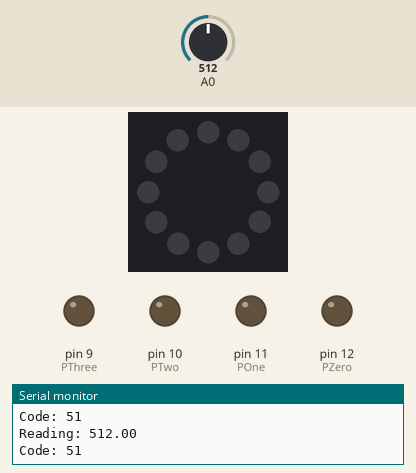
Recording of a sketch running on a simulated Arduino Uno, built with avr-gcc and run on an emulated ATmega328P. On the bench: 12 RGB LEDs in a ring, first at the top, clockwise, output pins drawn as LEDs (lit = HIGH), the last lines printed to the serial monitor. Inputs (shaded band) come from the test bench; at power-on: A0 = 512. Dim RGB values are drawn brighter than linear.

Above: at 2.8 s.
2.9 s: A0 set to 122
At 4.9 s:
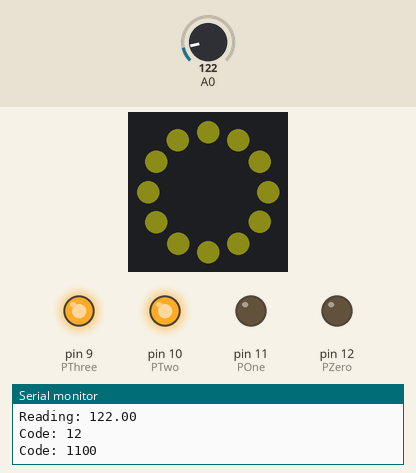
5.6 s: A0 set to 6
At 6.5 s:
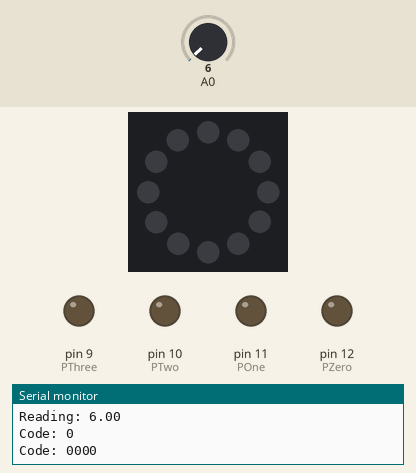
8.3 s: A0 set to 23
At 10.9 s:
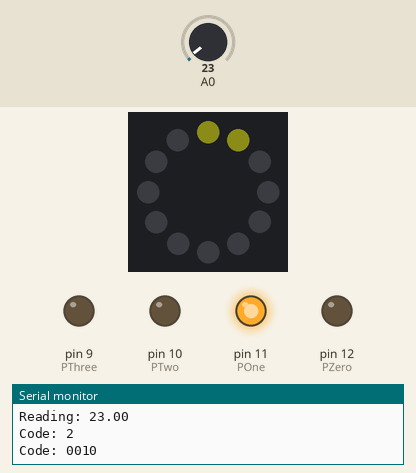
11.5 s: A0 set to 0
At 12.5 s:
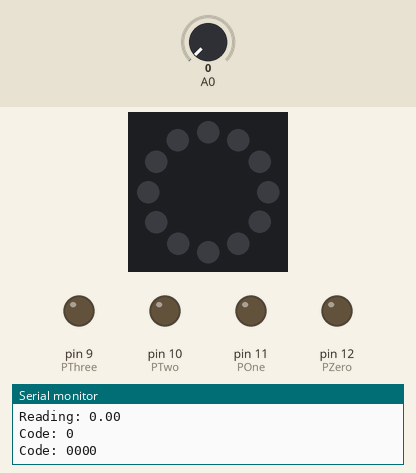
Timing chart, 0 to 14.5 s (numbered marks = the images above; inputs shaded):
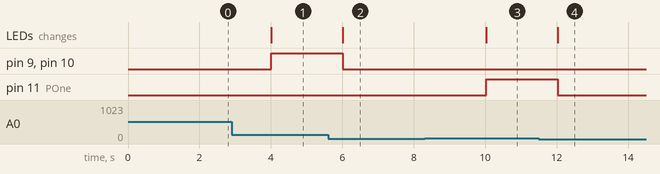

The sketch:

RingTests.ino
```cpp
#include <Adafruit_NeoPixel.h>

/* LED code outpus */
#define PZero 12
#define POne 11
#define PTwo 10
#define PThree 9
/* End LED Code outputs */

/* Ring Nonsense */
  #define PIN 6
  #define NUM_LEDS 12
  #define BRIGHTNESS 10
  Adafruit_NeoPixel* ring = new Adafruit_NeoPixel(NUM_LEDS, PIN, NEO_GRBW + NEO_KHZ800);

  uint32_t testColour;
 /* End Ring Nonsense*/

 void setup()
{
  /* Code out Setup */
  pinMode(PThree,OUTPUT);
  pinMode(PTwo,OUTPUT);
  pinMode(POne,OUTPUT);
  pinMode(PZero,OUTPUT);
  Serial.begin(115200);

  /*Ring Setup*/
  testColour = ring->Color(255,255,0,50);
  ring->begin();
  ring->clear();
  ring->setBrightness(BRIGHTNESS);
}

void loop()
{
	int code = dialSelect();
  Serial.print("Code: "); Serial.println(code);
  writeToRing(code);
	debugOut(code);
 delay(2000);
}

void writeToRing(int stopIdx){
  ring->clear();
  ring->show();
  if(stopIdx < 13){
    for(int i = 0; i<stopIdx; i++){
      ring->setPixelColor(i,testColour);
      ring->show();
    }
  }
}

/* writes a code to the LEDs*/
void debugOut(int code){
  byte v0 = 0;
  byte v1 = 0;
  byte v2 = 0;
  byte v3 = 0;
  if(code < 16){
    /* Read fields*/
    v0 = bitRead(code,0);
    v1 = bitRead(code,1);
    v2 = bitRead(code,2);
    v3 = bitRead(code,3);
    Serial.print("Code: "); Serial.print(v3); Serial.print(v2); Serial.print(v1); Serial.println(v0);
  }

  /* Write Values*/
  digitalWrite(PZero,v0);
  digitalWrite(POne,v1);
  digitalWrite(PTwo,v2);
  digitalWrite(PThree,v3);


}

/** Returns an int value from the float
 *  reading given by the dial
 */
int dialSelect(){
  float reading = analogRead(A0);
  Serial.print("Reading: "); Serial.println(reading);
  return reading / 10;
}
```

Measured:
- after the input at 2.9 s, pin 9 (PThree), pin 10 (PTwo): LOW → HIGH after 1.1 s; the LEDs: change after 1.1 s (image 1)
- after the input at 5.6 s, pin 9 (PThree), pin 10 (PTwo): HIGH → LOW after 0.42 s; the LEDs: change after 0.42 s (image 2)
- after the input at 8.3 s, pin 11 (POne): LOW → HIGH after 1.7 s; the LEDs: change after 1.7 s (image 3)
- after the input at 11.5 s, pin 11 (POne): HIGH → LOW after 0.52 s; the LEDs: change after 0.52 s (image 4)
